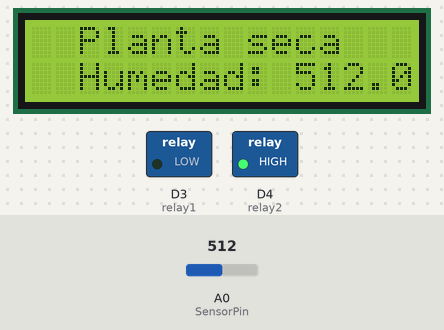
The sketch below on a simulated ESP8266 (NodeMCU). On the bench: 16×2 character LCD, switched loads named in the sketch (green lamp = pin HIGH). The test bench sets the inputs (shaded band); at power-on: A0 (SensorPin) = 512. WiFi joins after 1.5 s; servers stay silent unless stated; what the sketch prints to the serial monitor is not drawn.

Above: at 1.2 s.
1.3 s: A0 (SensorPin) set to 0
At 2.7 s:
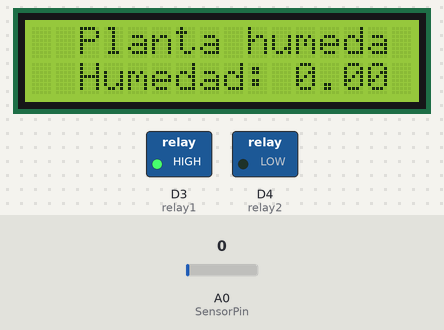
3.1 s: A0 (SensorPin) set to 122
At 4.4 s:
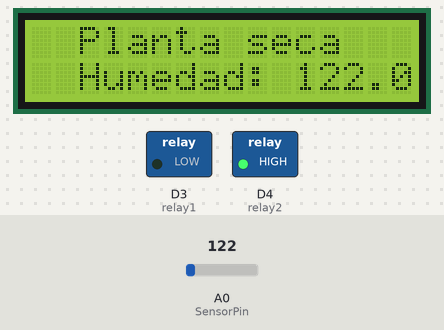
4.7 s: A0 (SensorPin) set to 306
At 5.2 s:
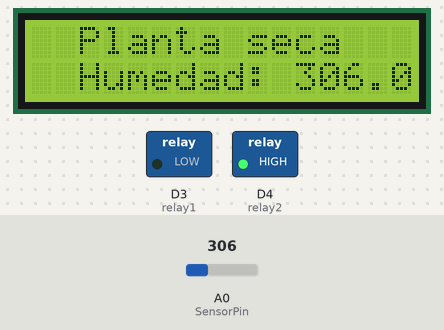
Timing chart, 0 to 7.7 s (numbered marks = the images above; inputs shaded):
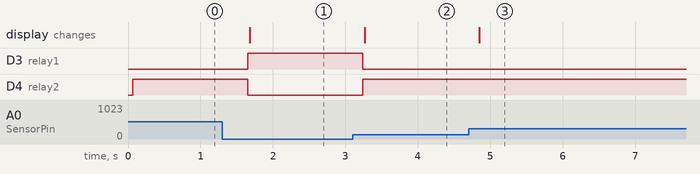

Measured:
- after the input at 1.3 s, D3 (relay1): LOW → HIGH after 0.35 s; D4 (relay2): HIGH → LOW after 0.35 s; the display: changes after 0.38 s (image 1)
- after the input at 3.1 s, D3 (relay1): HIGH → LOW after 0.14 s; D4 (relay2): LOW → HIGH after 0.14 s; the display: changes after 0.16 s (image 2)
- after the input at 4.7 s, the display: changes after 0.15 s (image 3)

The sketch:

Relay.ino
```cpp
#include "Wire.h"
#include "LiquidCrystal_I2C.h"
#define SensorPin A0

//#include "DHT.h"
//#define PinSensor    // Pin digital al que se conecta el sensor
//#define Tipo DHT11    // Tipo de sensor

#include <ESP8266WiFi.h>
#ifndef STASSID
#define STASSID "your-ssid"
#define STAPSK "your-password"
#endif

LiquidCrystal_I2C lcd(0x27, 16, 2);
int relay1 = D3; // for ESP8266 microcontroller
int relay2 = D4;

const char* ssid = "Zeroora";
const char* password = "************";

const char* host = "djxmmx.net";
const uint16_t port = 17;
String state = "";


//DHT dht(PinSensor, Tipo);
void setup() {
  Serial.begin(9600);
  WiFi.mode(WIFI_STA);
  WiFi.begin(ssid, password);
  lcd.init();
  lcd.backlight();
  pinMode(relay1, OUTPUT);
  pinMode(relay2, OUTPUT);
  //dht.begin();
}

void loop() {
  float sensorValue = analogRead(SensorPin);
  Serial.println(sensorValue);
  lcd.clear();
  if(sensorValue == 0.0){
    digitalWrite(relay1, HIGH);
    digitalWrite(relay2, LOW);
    state = "humeda";
  }else{
    digitalWrite(relay1, LOW);
    digitalWrite(relay2, HIGH);
    state = "seca";
  }
  lcd.setCursor(2, 0);
  lcd.print("Planta "+state);
  lcd.setCursor(2, 1);
  lcd.print("Humedad: "+String(sensorValue));
  delay(500);
  /*
  delay(5000);
  float humedad = dht.readHumidity();
  float temperatura = dht.readTemperature();
  Serial.print("Humedad: ");
  Serial.println(humedad);
  Serial.print("Temperatura:");
  Serial.println(temperatura);
  */
  // put your main code here, to run repeatedly:
  /*
  lcd.clear();
  lcd.setCursor(2, 0);
  lcd.print("1    ON");
  lcd.setCursor(2, 1);
  lcd.print("2    OFF");
  delay(4000);


  lcd.clear();
  lcd.setCursor(2, 0);
  lcd.print("1    OFF");
  lcd.setCursor(2, 1);
  lcd.print("2    ON");
  */

}
```
